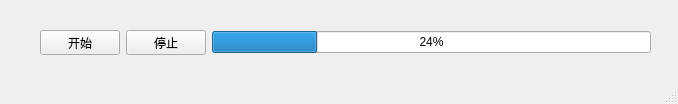
<?xml version="1.0" encoding="UTF-8"?>
<ui version="4.0">
 <class>MainWindow</class>
 <widget class="QMainWindow" name="MainWindow">
  <property name="geometry">
   <rect>
    <x>0</x>
    <y>0</y>
    <width>678</width>
    <height>104</height>
   </rect>
  </property>
  <property name="windowTitle">
   <string>MainWindow</string>
  </property>
  <widget class="QWidget" name="centralwidget">
   <widget class="QWidget" name="">
    <property name="geometry">
     <rect>
      <x>40</x>
      <y>30</y>
      <width>611</width>
      <height>25</height>
     </rect>
    </property>
    <layout class="QHBoxLayout" name="horizontalLayout">
     <item>
      <widget class="QPushButton" name="pushButton">
       <property name="text">
        <string>开始</string>
       </property>
      </widget>
     </item>
     <item>
      <widget class="QPushButton" name="pushButton_2">
       <property name="text">
        <string>停止</string>
       </property>
      </widget>
     </item>
     <item>
      <widget class="QProgressBar" name="progressBar">
       <property name="value">
        <number>24</number>
       </property>
      </widget>
     </item>
    </layout>
   </widget>
  </widget>
  <widget class="QStatusBar" name="statusbar"/>
 </widget>
 <resources/>
 <connections/>
</ui>
